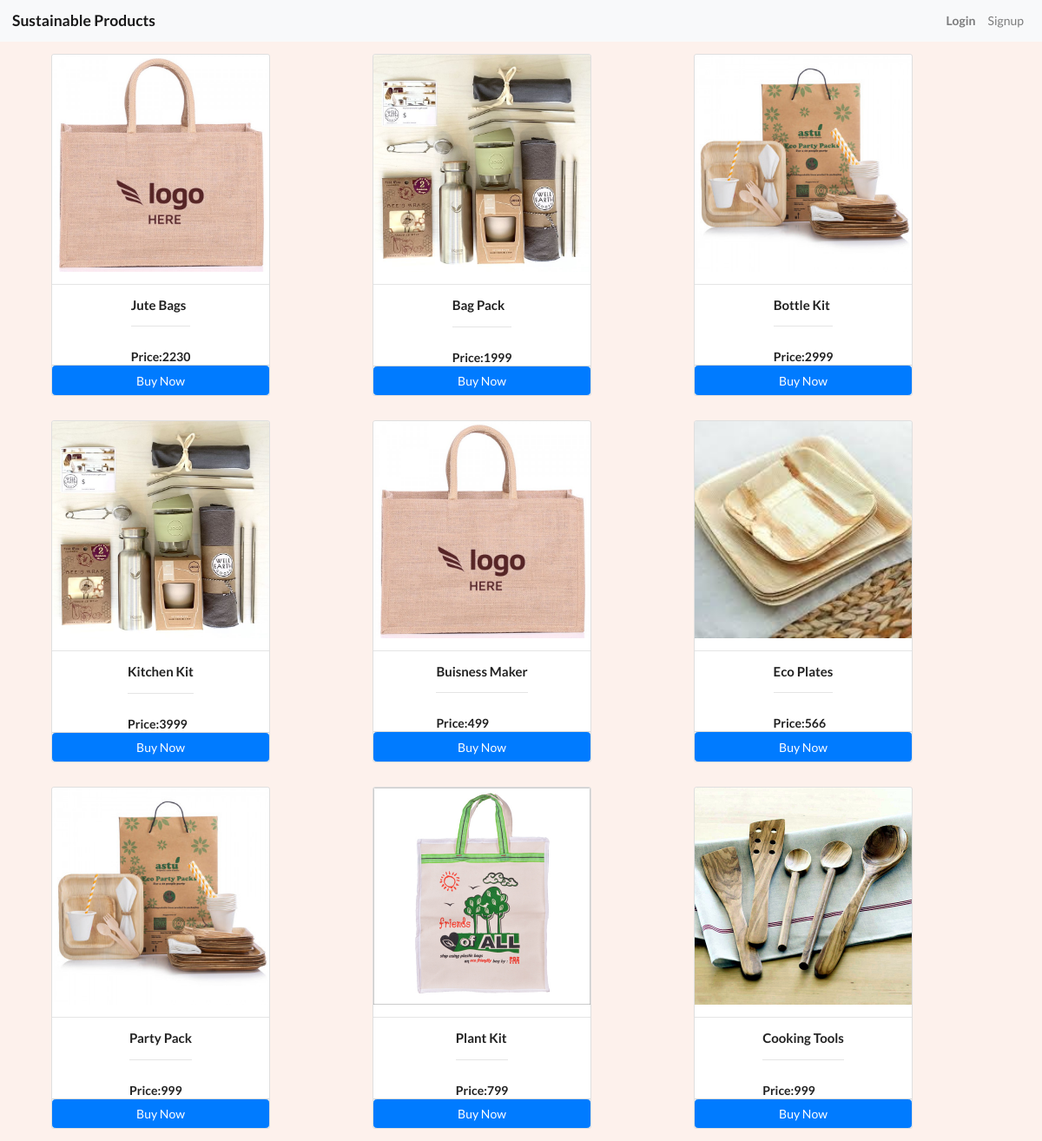
The page / on the database its author committed.
### shop/models/product.py (models this page shows)
class Product(models.Model):
    name = models.CharField(max_length=50)
    description = models.CharField(max_length=500)
    price = models.IntegerField(default=0)
    discount = models.IntegerField(default=0)
    active = models.BooleanField(default=True)
    file = models.FileField(upload_to='uploads/files', null=True, blank=True)
    thumbnail = models.ImageField(upload_to='uploads/thumbnails')
    fileSize = models.CharField(null=True, max_length=10)
    link = models.CharField(null=True, blank=True, max_length=100)

### shop/views/index.py (the view)
# urls.py: path('', index, name='index'),
def index(request):
    products = Product.objects.filter(active=True)
    data = {
        'products': products,
    }
    return render(request, 'index.html', data)

### shop/templates/index.html (shortened to what this page needs)
{%extends 'base.html'%}
{%load custom_filter%}
{%block content%}
<div class="container">
    <div class="row mx-auto">
        {%for product in products%}
        <div class="col-4 p-3">
            <div class="card" style="width: 18rem;">
                <img src="{{product.thumbnail.url}}" class="card-img-top" alt="...">
                <hr>
                <div class="card-body p-0 mx-auto">
                    <h4>{{product.name | title}}</h4>
                    <hr>
                    <h5>Price:{{product.price}}</h5>
                </div>
                <div class="card-footer p-0">
                    <a href="/product/{{product.id}}" class="btn btn-primary btn-block">Buy Now</a>
                </div>
            </div>
        </div>
        {%endfor%}
    </div>
</div>
{%endblock%}

### shop/templates/base.html (shortened to what this page needs)
<!doctype html>
<html lang="en">
<head>
    <link rel="stylesheet" href="https://cdn.jsdelivr.net/npm/bootstrap@4.5.3/dist/css/bootstrap.min.css"
>
    {%load static%}
    <link rel="stylesheet" href="{% static 'shop/css/semantic.min.css' %}">
    <link rel="stylesheet" href="{% static 'shop/css/style.css' %}">
</head>
<body>
<nav class="navbar navbar-expand-lg navbar-light bg-light">
    <a class="navbar-brand" href="/"><b>Sustainable Products</b></a>
    <div class="collapse navbar-collapse" id="navbarSupportedContent">
        <ul class="navbar-nav ml-auto">
            {% if request.session.user %}
            <li class="nav-item">
                <a class="nav-link" href="#"><b>Profile</b></a>
            </li>
            <li class="nav-item">
                <a class="nav-link" href="/logout/"><b>Logout</b></a>
            </li>
            {%else%}
            <li class="nav-item">
                <a class="nav-link" href="/login/"><b>Login</b></a>
            </li>
            <li class="nav-item">
                <a class="nav-link" href="/signup">Signup</a>
            </li>
            {%endif%}
        </ul>
    </div>
</nav>
{%block content%}
{%endblock%}
</body>
</html>

### shop/static/shop/css/style.css (style rules this page uses)
body { background-color: #fdf1ec; }

### rows shown on the page
Product: thumbnail (picture), name "Jute Bags", price "2230"
Product: thumbnail (picture), name "Bag Pack", price "1999"
Product: thumbnail (picture), name "Bottle Kit", price "2999"
Product: thumbnail (picture), name "Kitchen Kit", price "3999"
Product: thumbnail (picture), name "Buisness Maker", price "499"
Product: thumbnail (picture), name "Eco Plates", price "566"
Product: thumbnail (picture), name "Party Pack", price "999"
Product: thumbnail (picture), name "Plant Kit", price "799"
Product: thumbnail (picture), name "Cooking Tools", price "999"
